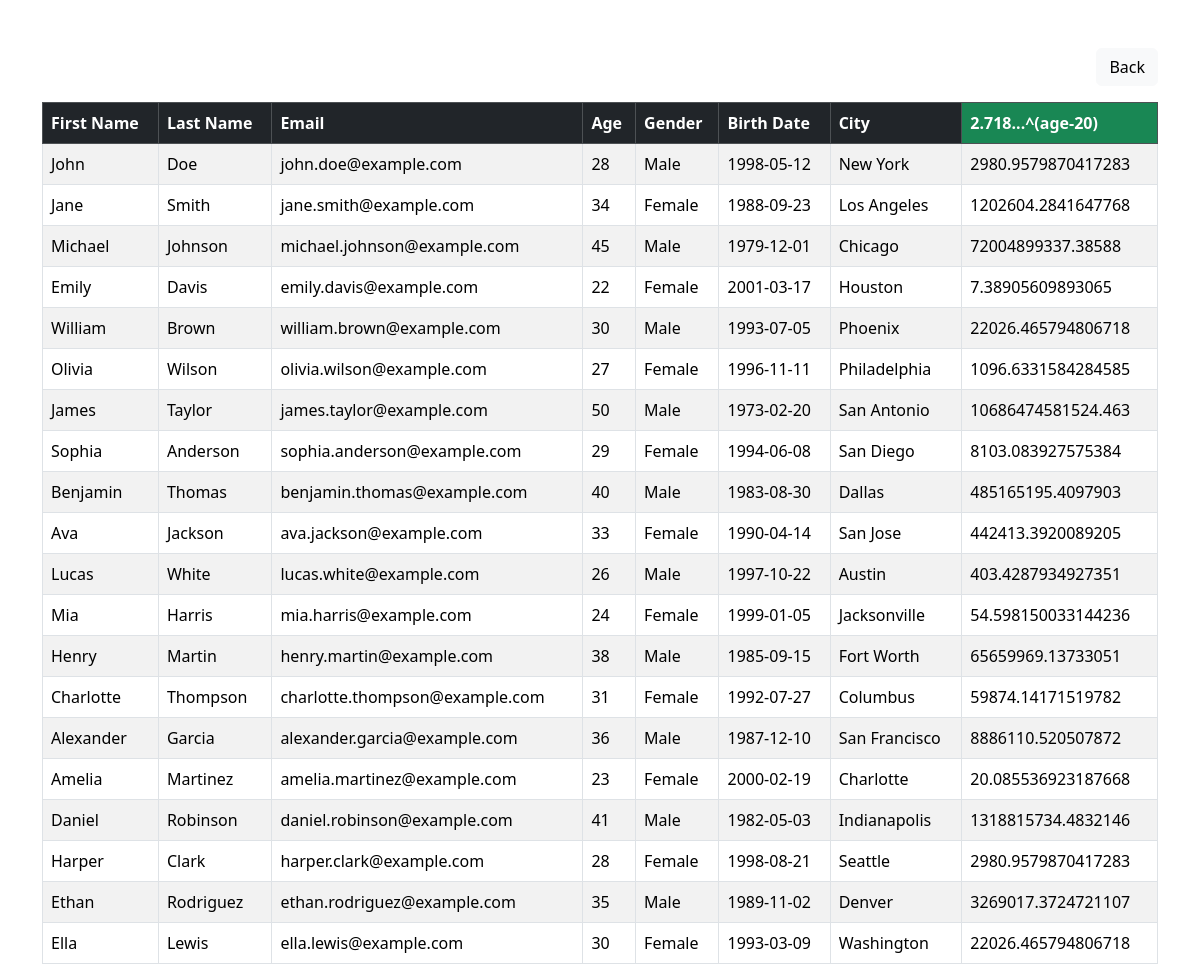
Screenshot of /exp.php with the database file from the repository.
### tables this page shows
CREATE TABLE `peopletbl` (
  `first_name` varchar(50) NOT NULL,
  `last_name` varchar(50) NOT NULL,
  `email` varchar(50) NOT NULL,
  `age` int(5) NOT NULL,
  `gender` varchar(20) NOT NULL,
  `birth_date` date NOT NULL,
  `city` varchar(50) NOT NULL
);

### exp.php (the view, shortened to what this page needs)
<?php
require_once "dbconnection.php";
$sql = "SELECT *, EXP(age - 20) AS exp_age FROM peopletbl";
$result = mysqli_query($conn, $sql);
?>
<!DOCTYPE html>
<html lang="en">
<head>
    <link href="https://cdn.jsdelivr.net/npm/bootstrap@5.3.2/dist/css/bootstrap.min.css" rel="stylesheet">
</head>
<body>
<div class="container mt-5">
    <div class="d-flex justify-content-end mb-3">
        <a href="index.php" class="btn btn-light">Back</a>
    </div>
    <table class="table table-bordered table-striped">
        <thead class="table-dark">
            <tr>
                <th>First Name</th>
                <th>Last Name</th>
                <th>Email</th>
                <th>Age</th>
                <th>Gender</th>
                <th>Birth Date</th>
                <th>City</th>
                <th class="bg-success">2.718...^(age-20)</th>
            </tr>
        </thead>
        <tbody>
        <?php
        if (mysqli_num_rows($result) > 0) {
            while ($row = mysqli_fetch_assoc($result)) {
                echo "<tr>";
                echo "<td>{$row['first_name']}</td>";
                echo "<td>{$row['last_name']}</td>";
                echo "<td>{$row['email']}</td>";
                echo "<td>{$row['age']}</td>";
                echo "<td>{$row['gender']}</td>";
                echo "<td>{$row['birth_date']}</td>";
                echo "<td>{$row['city']}</td>";
                echo "<td>{$row['exp_age']}</td>";
                echo "</tr>";
            }
        } else {
            echo "<tr><td colspan='8'>No records found</td></tr>";
        }
        ?>
        </tbody>
    </table>
</div>
</body>
</html>

### rows the page displays
peopletbl: first_name "John", last_name "Doe", email "john.doe@example.com", age "28", gender "Male", birth_date "1998-05-12", city "New York", exp_age "2980.9579870417283"
peopletbl: first_name "Jane", last_name "Smith", email "jane.smith@example.com", age "34", gender "Female", birth_date "1988-09-23", city "Los Angeles", exp_age "1202604.2841647768"
peopletbl: first_name "Michael", last_name "Johnson", email "michael.johnson@example.com", age "45", gender "Male", birth_date "1979-12-01", city "Chicago", exp_age "72004899337.38588"
peopletbl: first_name "Emily", last_name "Davis", email "emily.davis@example.com", age "22", gender "Female", birth_date "2001-03-17", city "Houston", exp_age "7.38905609893065"
peopletbl: first_name "William", last_name "Brown", email "william.brown@example.com", age "30", gender "Male", birth_date "1993-07-05", city "Phoenix", exp_age "22026.465794806718"
peopletbl: first_name "Olivia", last_name "Wilson", email "olivia.wilson@example.com", age "27", gender "Female", birth_date "1996-11-11", city "Philadelphia", exp_age "1096.6331584284585"
peopletbl: first_name "James", last_name "Taylor", email "james.taylor@example.com", age "50", gender "Male", birth_date "1973-02-20", city "San Antonio", exp_age "10686474581524.463"
peopletbl: first_name "Sophia", last_name "Anderson", email "sophia.anderson@example.com", age "29", gender "Female", birth_date "1994-06-08", city "San Diego", exp_age "8103.083927575384"
peopletbl: first_name "Benjamin", last_name "Thomas", email "benjamin.thomas@example.com", age "40", gender "Male", birth_date "1983-08-30", city "Dallas", exp_age "485165195.4097903"
peopletbl: first_name "Ava", last_name "Jackson", email "ava.jackson@example.com", age "33", gender "Female", birth_date "1990-04-14", city "San Jose", exp_age "442413.3920089205"
peopletbl: first_name "Lucas", last_name "White", email "lucas.white@example.com", age "26", gender "Male", birth_date "1997-10-22", city "Austin", exp_age "403.4287934927351"
peopletbl: first_name "Mia", last_name "Harris", email "mia.harris@example.com", age "24", gender "Female", birth_date "1999-01-05", city "Jacksonville", exp_age "54.598150033144236"
peopletbl: first_name "Henry", last_name "Martin", email "henry.martin@example.com", age "38", gender "Male", birth_date "1985-09-15", city "Fort Worth", exp_age "65659969.13733051"
peopletbl: first_name "Charlotte", last_name "Thompson", email "charlotte.thompson@example.com", age "31", gender "Female", birth_date "1992-07-27", city "Columbus", exp_age "59874.14171519782"
peopletbl: first_name "Alexander", last_name "Garcia", email "alexander.garcia@example.com", age "36", gender "Male", birth_date "1987-12-10", city "San Francisco", exp_age "8886110.520507872"
peopletbl: first_name "Amelia", last_name "Martinez", email "amelia.martinez@example.com", age "23", gender "Female", birth_date "2000-02-19", city "Charlotte", exp_age "20.085536923187668"
peopletbl: first_name "Daniel", last_name "Robinson", email "daniel.robinson@example.com", age "41", gender "Male", birth_date "1982-05-03", city "Indianapolis", exp_age "1318815734.4832146"
peopletbl: first_name "Harper", last_name "Clark", email "harper.clark@example.com", age "28", gender "Female", birth_date "1998-08-21", city "Seattle", exp_age "2980.9579870417283"
peopletbl: first_name "Ethan", last_name "Rodriguez", email "ethan.rodriguez@example.com", age "35", gender "Male", birth_date "1989-11-02", city "Denver", exp_age "3269017.3724721107"
peopletbl: first_name "Ella", last_name "Lewis", email "ella.lewis@example.com", age "30", gender "Female", birth_date "1993-03-09", city "Washington", exp_age "22026.465794806718"
